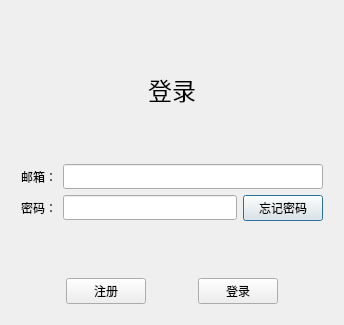
<?xml version="1.0" encoding="UTF-8"?>
<ui version="4.0">
 <class>LoginDialog</class>
 <widget class="QDialog" name="LoginDialog">
  <property name="geometry">
   <rect>
    <x>0</x>
    <y>0</y>
    <width>344</width>
    <height>325</height>
   </rect>
  </property>
  <property name="windowTitle">
   <string>Dialog</string>
  </property>
  <layout class="QVBoxLayout" name="verticalLayout_2">
   <item>
    <layout class="QVBoxLayout" name="verticalLayout">
     <property name="leftMargin">
      <number>10</number>
     </property>
     <property name="topMargin">
      <number>10</number>
     </property>
     <property name="rightMargin">
      <number>10</number>
     </property>
     <property name="bottomMargin">
      <number>10</number>
     </property>
     <item>
      <spacer name="verticalSpacer_2">
       <property name="orientation">
        <enum>Qt::Orientation::Vertical</enum>
       </property>
       <property name="sizeHint" stdset="0">
        <size>
         <width>20</width>
         <height>40</height>
        </size>
       </property>
      </spacer>
     </item>
     <item>
      <layout class="QHBoxLayout" name="horizontalLayout_4">
       <item>
        <widget class="QLabel" name="label">
         <property name="sizePolicy">
          <sizepolicy hsizetype="Fixed" vsizetype="Fixed">
           <horstretch>0</horstretch>
           <verstretch>0</verstretch>
          </sizepolicy>
         </property>
         <property name="minimumSize">
          <size>
           <width>0</width>
           <height>0</height>
          </size>
         </property>
         <property name="maximumSize">
          <size>
           <width>16777215</width>
           <height>16777215</height>
          </size>
         </property>
         <property name="font">
          <font>
           <pointsize>18</pointsize>
           <bold>false</bold>
          </font>
         </property>
         <property name="text">
          <string>登录</string>
         </property>
         <property name="alignment">
          <set>Qt::AlignmentFlag::AlignCenter</set>
         </property>
        </widget>
       </item>
      </layout>
     </item>
     <item>
      <spacer name="verticalSpacer">
       <property name="orientation">
        <enum>Qt::Orientation::Vertical</enum>
       </property>
       <property name="sizeHint" stdset="0">
        <size>
         <width>20</width>
         <height>40</height>
        </size>
       </property>
      </spacer>
     </item>
     <item>
      <layout class="QHBoxLayout" name="horizontalLayout">
       <item>
        <widget class="QLabel" name="userLabel">
         <property name="minimumSize">
          <size>
           <width>0</width>
           <height>25</height>
          </size>
         </property>
         <property name="maximumSize">
          <size>
           <width>16777215</width>
           <height>25</height>
          </size>
         </property>
         <property name="text">
          <string>邮箱：</string>
         </property>
        </widget>
       </item>
       <item>
        <widget class="QLineEdit" name="emailLineEdit">
         <property name="minimumSize">
          <size>
           <width>0</width>
           <height>25</height>
          </size>
         </property>
         <property name="maximumSize">
          <size>
           <width>16777215</width>
           <height>25</height>
          </size>
         </property>
        </widget>
       </item>
      </layout>
     </item>
     <item>
      <layout class="QHBoxLayout" name="horizontalLayout_2">
       <item>
        <widget class="QLabel" name="pswdLabel">
         <property name="minimumSize">
          <size>
           <width>0</width>
           <height>25</height>
          </size>
         </property>
         <property name="maximumSize">
          <size>
           <width>16777215</width>
           <height>25</height>
          </size>
         </property>
         <property name="text">
          <string>密码：</string>
         </property>
        </widget>
       </item>
       <item>
        <widget class="QLineEdit" name="pswdLineEdit">
         <property name="minimumSize">
          <size>
           <width>0</width>
           <height>25</height>
          </size>
         </property>
         <property name="maximumSize">
          <size>
           <width>16777215</width>
           <height>25</height>
          </size>
         </property>
         <property name="echoMode">
          <enum>QLineEdit::EchoMode::Password</enum>
         </property>
        </widget>
       </item>
       <item>
        <widget class="QPushButton" name="forgetBtn">
         <property name="text">
          <string>忘记密码</string>
         </property>
        </widget>
       </item>
      </layout>
     </item>
     <item>
      <spacer name="verticalSpacer_3">
       <property name="orientation">
        <enum>Qt::Orientation::Vertical</enum>
       </property>
       <property name="sizeHint" stdset="0">
        <size>
         <width>20</width>
         <height>40</height>
        </size>
       </property>
      </spacer>
     </item>
     <item>
      <layout class="QHBoxLayout" name="horizontalLayout_3">
       <item>
        <spacer name="horizontalSpacer">
         <property name="orientation">
          <enum>Qt::Orientation::Horizontal</enum>
         </property>
         <property name="sizeHint" stdset="0">
          <size>
           <width>40</width>
           <height>20</height>
          </size>
         </property>
        </spacer>
       </item>
       <item>
        <widget class="QPushButton" name="regButton">
         <property name="sizePolicy">
          <sizepolicy hsizetype="Fixed" vsizetype="Fixed">
           <horstretch>0</horstretch>
           <verstretch>0</verstretch>
          </sizepolicy>
         </property>
         <property name="minimumSize">
          <size>
           <width>0</width>
           <height>0</height>
          </size>
         </property>
         <property name="maximumSize">
          <size>
           <width>16777215</width>
           <height>16777215</height>
          </size>
         </property>
         <property name="text">
          <string>注册</string>
         </property>
        </widget>
       </item>
       <item>
        <spacer name="horizontalSpacer_2">
         <property name="orientation">
          <enum>Qt::Orientation::Horizontal</enum>
         </property>
         <property name="sizeHint" stdset="0">
          <size>
           <width>40</width>
           <height>20</height>
          </size>
         </property>
        </spacer>
       </item>
       <item>
        <widget class="QPushButton" name="loginBtn">
         <property name="text">
          <string>登录</string>
         </property>
        </widget>
       </item>
       <item>
        <spacer name="horizontalSpacer_3">
         <property name="orientation">
          <enum>Qt::Orientation::Horizontal</enum>
         </property>
         <property name="sizeHint" stdset="0">
          <size>
           <width>40</width>
           <height>20</height>
          </size>
         </property>
        </spacer>
       </item>
      </layout>
     </item>
    </layout>
   </item>
  </layout>
 </widget>
 <resources/>
 <connections/>
</ui>
